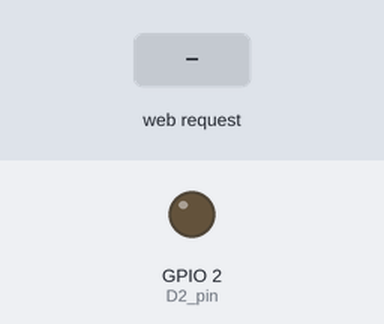
Bench run of a sketch on a simulated ESP8266 (NodeMCU). On the bench: output pins drawn as LEDs (lit = HIGH). The inputs (shaded band) are chosen by the test bench. WiFi joins after 1.5 s; servers stay silent unless stated; what the sketch prints to the serial monitor is not drawn.

Above: at 2.8 s.
2.9 s: HTTP request GET /socket2Off received
At 3.2 s:
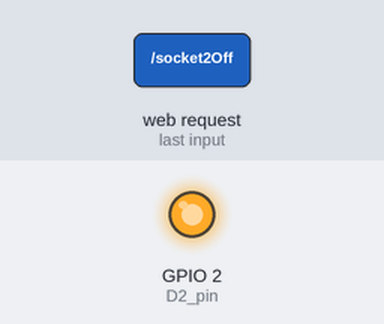
4.4 s: HTTP request GET /socket2On received
At 5.6 s:
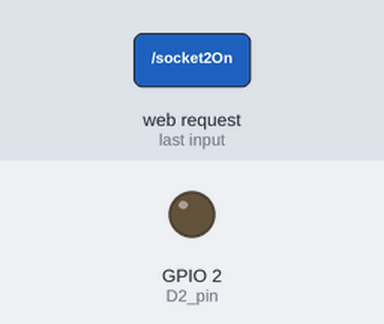
Timing chart, 0 to 7.4 s (numbered marks = the images above; inputs shaded):
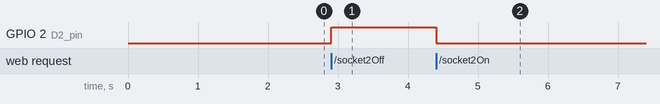

Measured:
- after the input at 2.9 s, GPIO 2 (D2_pin): LOW → HIGH at once
- after the input at 4.4 s, GPIO 2 (D2_pin): HIGH → LOW at once

The sketch:

WiFiWebServer-1LED.ino
```cpp
#include <ESP8266WiFi.h>
#include <WiFiClient.h>
#include <ESP8266WebServer.h>
#include <ESP8266mDNS.h>
MDNSResponder mdns;
const char *ssid =  "TP-LINK_4E10";  // Имя вайфай точки доступа
const char *password =  "58655139"; // Пароль от точки доступа
IPAddress ip(192,168,0,35);
IPAddress gateway(192,168,0,1);
IPAddress subnet(255,255,255,0);
ESP8266WebServer server(80);
int D2_pin = 2;
void setup(void)
{
  pinMode(D2_pin, OUTPUT);
  digitalWrite(D2_pin, LOW);
  delay(100);
  Serial.begin(115200);
  WiFi.begin(ssid, password);
  WiFi.config(ip, gateway, subnet);
  Serial.println("");
  while (WiFi.status() != WL_CONNECTED)
  {
    delay(500);
    Serial.print(".");
  }
  Serial.println("");
  Serial.print("Connected to ");
  Serial.println(ssid);
  Serial.print("IP address: ");
  Serial.println(WiFi.localIP());
  if (mdns.begin("esp8266", WiFi.localIP()))
  {
    Serial.println("MDNS responder started");
  }
  server.on("/", []()
  {
    server.send(200, "text/html", webPage());
  });
  server.on("/socket2On", [](){
    digitalWrite(D2_pin, LOW);
    server.send(200, "text/html", webPage());
    delay(100);
  });
  server.on("/socket2Off", [](){
    digitalWrite(D2_pin, HIGH);
    server.send(200, "text/html", webPage());
    delay(100);
  });
  server.begin();
  Serial.println("HTTP server started");
}
 void loop(void)
{
  server.handleClient();
}
String webPage()
{
  String web;
  web += "<head><meta name=\"viewport\" content=\"width=device-width, initial-scale=1\"/> <meta charset=\"utf-8\"><title>ESP 8266</title><style>button{color:red;padding: 10px 27px;}</style></head>";
  web += "<h1 style=\"text-align: center;font-family: Open sans;font-weight: 100;font-size: 20px;\">ESP8266 Web Server</h1><div>";
  web += "<p style=\"text-align: center;margin-top: 0px;margin-bottom: 5px;\">Введите текст</p>";
  web += "<div style=\"text-align: center;margin: 5px 0px;\"> <a href=\"inputtext\"><input>Включить</input></a>&nbsp</div>";
  web += "<div style=\"text-align:center;margin-top: 20px;\"><a href=\"/\"><button style=\"width:158px;\">REFRESH</button></a></div>";
  web += "</div>";
  return(web);
}
```
